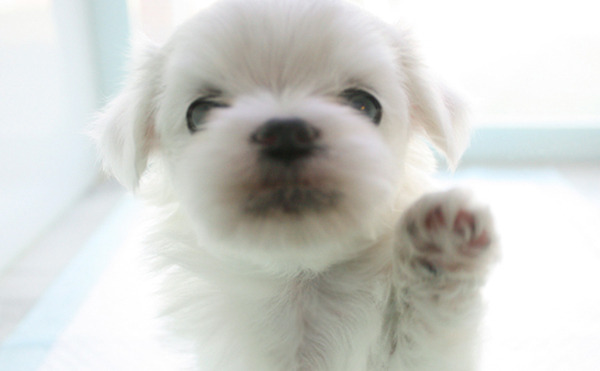
#> input picture Day02/dog.jpg, 600 x 371 px
$ python 3_ImgCopy.py
#> lines starting #> are read from the running program, lines starting #| are printed output that depends on the picture
import cv2

# img1 = cv2.imread('dog.jpg')
# img2 = img1 # 참조 : 주소값 연결
# img3 = img1.copy()  # 주소 다름

img1 = cv2.imread('dog.jpg')
#> img1 is the input picture: shape (371, 600, 3); mean B, G, R 204.5, 208.5, 207.5
img2 = img1[187:680, 389:690]   # [y:x+h, x:y+w]
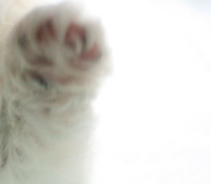
#> img2: shape (184, 211, 3); mean B, G, R 205.9, 212, 213.7
img3 = img1[187:680, 389:690].copy()

img2.fill(0)    # 같은 주소를 갖고 있는 img1도 픽셀값 변경
#> img2: shape (184, 211, 3); every value is 0
# http://maschek.hu/imagemap/imgmap/    # 이미지 맵 좌표 추출 사이트
# 389,187,504,294
#  x   y   w   h

cv2.imshow('img1', img1)
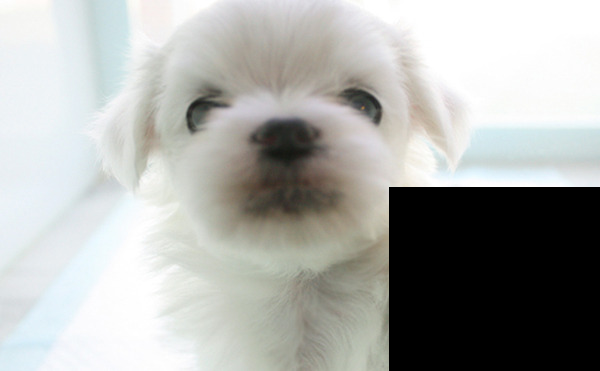
#> window 'img1': shape (371, 600, 3); mean B, G, R 168.6, 171.6, 170.2
cv2.imshow('img2', img2)
cv2.imshow('img3', img3)
cv2.waitKey()
#> (the run stopped early here; a loop or call above may not have finished)

$ run again, with Day02/airplane.bmp saved as Day02/dog.jpg
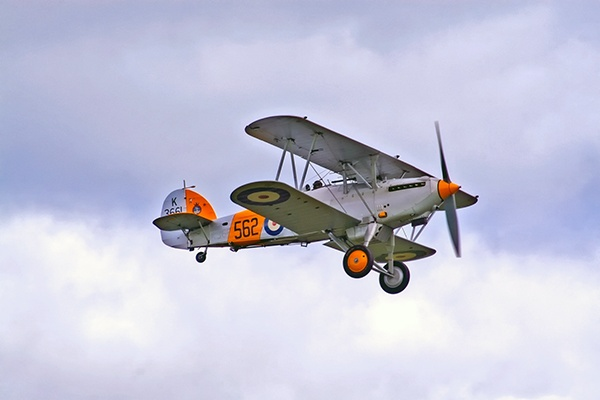
#> input picture Day02/airplane.bmp, 600 x 400 px
#> img1 is the input picture: shape (400, 600, 3); mean B, G, R 217.1, 197.6, 196.9
#> `img2 = img1[187:680, 389:690]`:
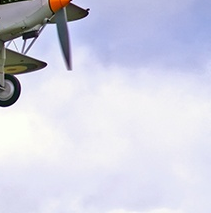
#> img2: shape (213, 211, 3); mean B, G, R 226.2, 210.3, 209.3
#> `cv2.imshow('img1', img1)`:
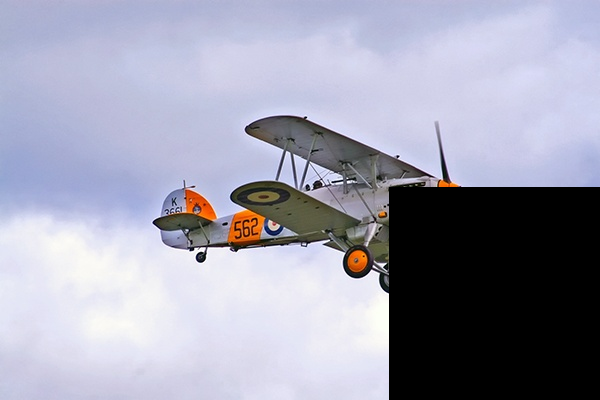
#> window 'img1': shape (400, 600, 3); mean B, G, R 174.8, 158.2, 157.7

$ run again, with Day02/cat.bmp saved as Day02/dog.jpg
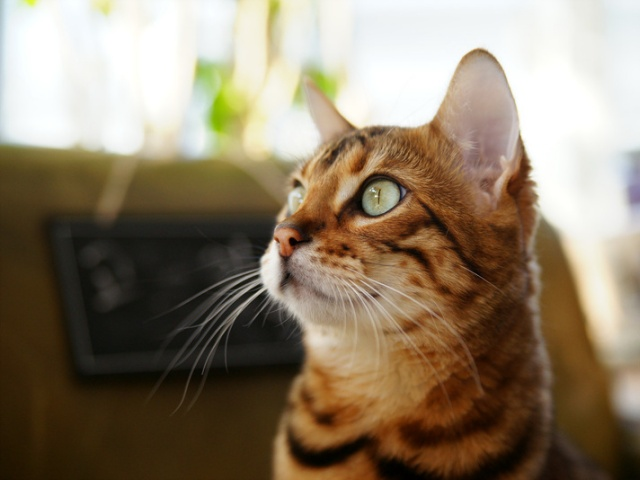
#> input picture Day02/cat.bmp, 640 x 480 px
#> img1 is the input picture: shape (480, 640, 3); mean B, G, R 104.5, 125.7, 140.8
#> `img2 = img1[187:680, 389:690]`:
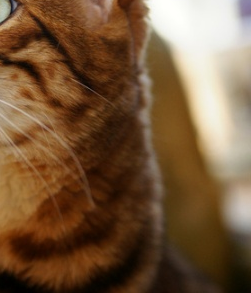
#> img2: shape (293, 251, 3); mean B, G, R 58.9, 87.5, 117.6
#> `cv2.imshow('img1', img1)`:
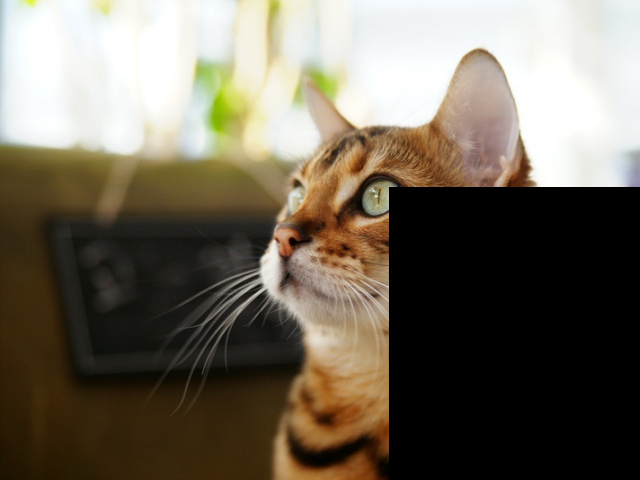
#> window 'img1': shape (480, 640, 3); mean B, G, R 90.4, 104.7, 112.6
